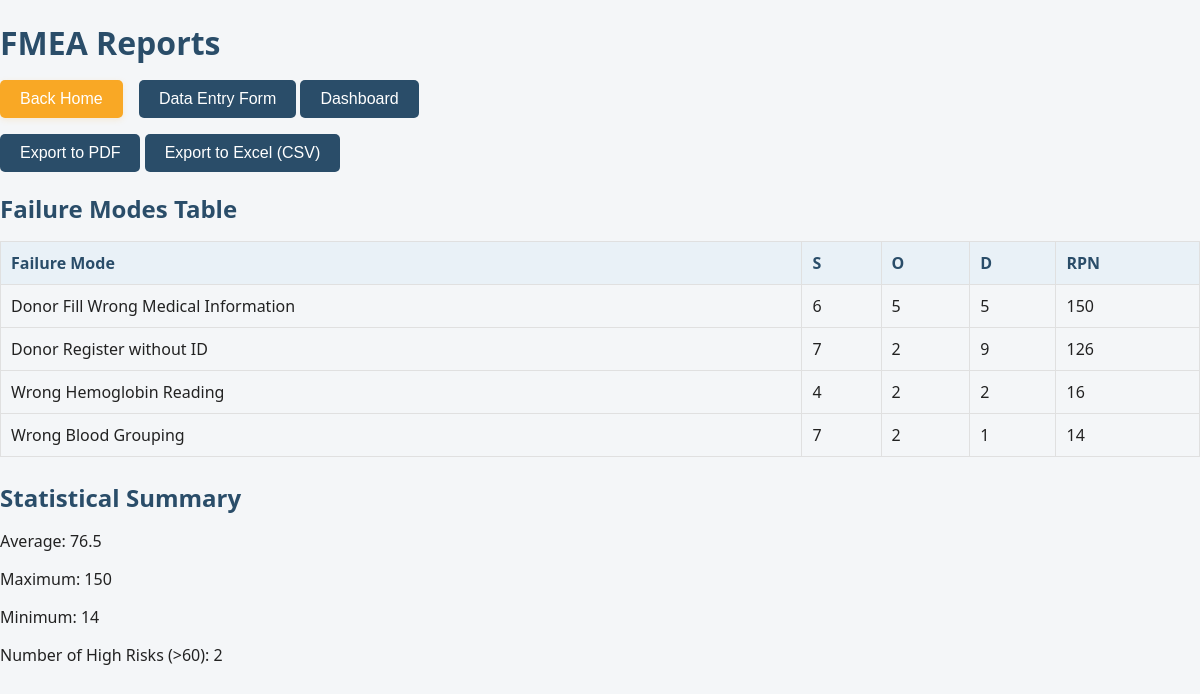
Page /reports on the committed database.
### tables this page shows
CREATE TABLE failure_modes
                 (id INTEGER PRIMARY KEY AUTOINCREMENT,
                  failure_mode TEXT,
                  s INTEGER,
                  o INTEGER,
                  d INTEGER,
                  rpn INTEGER);

### app.py (the view)
@app.route('/reports')
def reports():
    data = get_all_data()
    stats = get_stats(data)
    return render_template('reports.html', data=data, stats=stats)

### app.py (called while the page is built)
def get_all_data():
    conn = sqlite3.connect('fmea.db')
    c = conn.cursor()
    c.execute('SELECT id, failure_mode, s, o, d, rpn FROM failure_modes ORDER BY rpn DESC')
    rows = c.fetchall()
    data = [{'id': row[0], 'Failure Mode': row[1], 'S': row[2], 'O': row[3], 'D': row[4], 'RPN': row[5]} for row in rows]
    conn.close()
    return data

def get_stats(data):
    if not data:
        return {'average': 0, 'max': 0, 'min': 0, 'high_risk': 0}
    df = pd.DataFrame(data)
    avg_rpn = df['RPN'].mean()
    max_rpn = df['RPN'].max()
    min_rpn = df['RPN'].min()
    high_risk = len(df[df['RPN'] > 60])
    return {'average': round(avg_rpn, 2), 'max': max_rpn, 'min': min_rpn, 'high_risk': high_risk}

### templates/reports.html (shortened to what this page needs)
<!DOCTYPE html>
<html lang="en">
<head>
    <link rel="stylesheet" href="/static/style.css">
</head>
<body>
    <h1>FMEA Reports</h1>
    <div style="margin-bottom: 16px;">
        <a href="/home"><button class="back-home-btn">Back Home</button></a>
        <a href="/form"><button>Data Entry Form</button></a>
        <a href="/dashboard"><button>Dashboard</button></a>
    </div>
    <button onclick="exportToPDF()">Export to PDF</button>
    <button onclick="exportToCSV()">Export to Excel (CSV)</button>
    <h2>Failure Modes Table</h2>
    <table>
        <tr>
            <th>Failure Mode</th>
            <th>S</th>
            <th>O</th>
            <th>D</th>
            <th>RPN</th>
        </tr>
        {% for mode in data %}
        <tr>
            <td>{{ mode['Failure Mode'] }}</td>
            <td>{{ mode['S'] }}</td>
            <td>{{ mode['O'] }}</td>
            <td>{{ mode['D'] }}</td>
            <td>{{ mode['RPN'] }}</td>
        </tr>
        {% endfor %}
    </table>
    <h2>Statistical Summary</h2>
    <p>Average: {{ stats['average'] }}</p>
    <p>Maximum: {{ stats['max'] }}</p>
    <p>Minimum: {{ stats['min'] }}</p>
    <p>Number of High Risks (>60): {{ stats['high_risk'] }}</p>
</body>
</html>

### static/style.css (style rules this page uses)
.back-home-btn { background: #f9a825; color: #fff; border: none; border-radius: 5px; padding: 10px 20px; font-size: 1rem; cursor: pointer; margin-right: 12px; box-shadow: 0 2px 6px rgba(249,168,37,0.15); transition: background 0.2s; }
body { font-family: 'Segoe UI', Arial, sans-serif; background: #f4f6f8; margin: 0; padding: 0; color: #222; }
h1, h2, h3 { color: #2a4d69; margin-bottom: 16px; }
button, input[type="submit"] { background: #2a4d69; color: #fff; border: none; border-radius: 5px; padding: 10px 20px; font-size: 1rem; cursor: pointer; transition: background 0.2s; }
table { width: 100%; border-collapse: collapse; margin-bottom: 24px; }
table th, table td { border: 1px solid #e0e0e0; padding: 10px; text-align: left; }
table th { background: #e9f1f7; color: #2a4d69; }

### rows in the picture
failure_modes: failure_mode "Donor Fill Wrong Medical Information", S "6", O "5", D "5", RPN "150"
failure_modes: failure_mode "Donor Register without ID", S "7", O "2", D "9", RPN "126"
failure_modes: failure_mode "Wrong Hemoglobin Reading", S "4", O "2", D "2", RPN "16"
failure_modes: failure_mode "Wrong Blood Grouping", S "7", O "2", D "1", RPN "14"

### other values in the picture
{{ stats['average'] }} "76.5"
{{ stats['max'] }} "150"
{{ stats['min'] }} "14"
{{ stats['high_risk'] }} "2"
